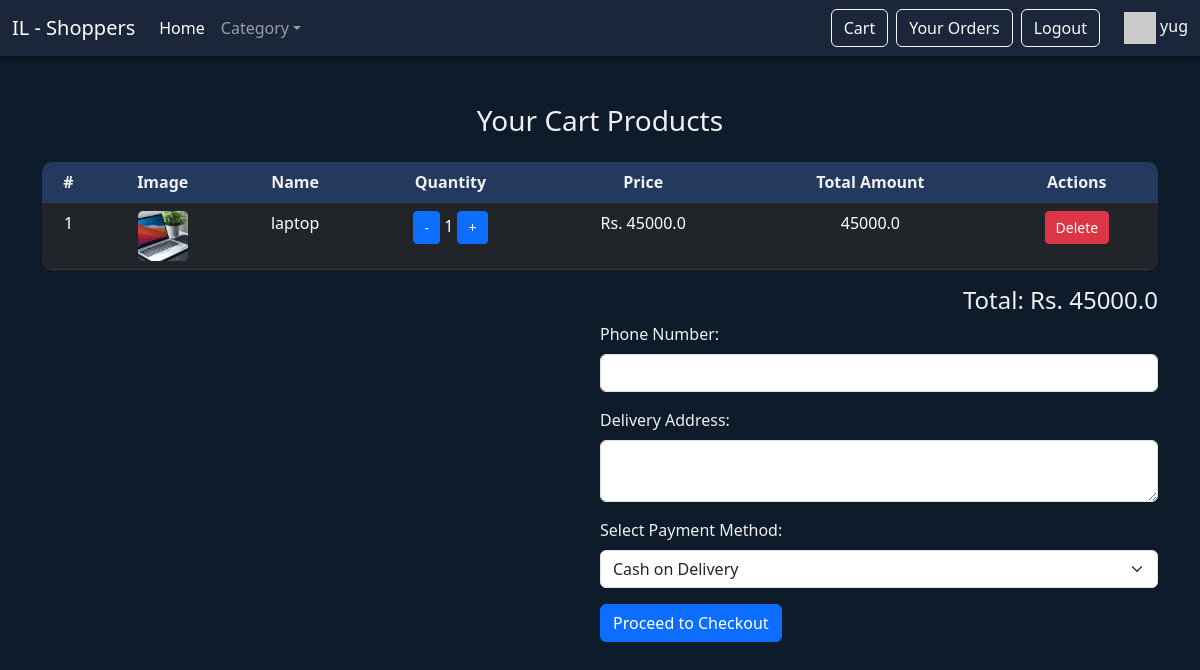
/showcart (signed in), run on the app's committed database.
### myapp/models.py (models this page shows, shortened)
class cart(models.Model):
    userid = models.ForeignKey(registermodel,on_delete=models.CASCADE)
    productid = models.ForeignKey(product,on_delete=models.CASCADE)
    quantity = models.IntegerField()
    totalamount = models.FloatField()
    orderstatus = models.IntegerField() # 1 - added , 0-orderplace/remove
    orderid = models.IntegerField() # default - 0 , update orderid when user placed the order

class product(models.Model):
    name = models.CharField(max_length=20)
    catid = models.ForeignKey(category,on_delete=models.CASCADE)
    pimage = models.ImageField(upload_to="photos")
    price = models.FloatField()
    description = models.TextField()
    status = models.CharField(max_length=20)
    sellerid = models.ForeignKey(registermodel,on_delete=models.CASCADE)
    def product_photo(self):
        return mark_safe('<img src="{}" width="100"/>'.format(self.pimage.url))
    product_photo.allow_tags = True

### myapp/views.py (the view)
# urls.py: path("showcart",views.showcart),
def showcart(request):
    userid__loggedin = request.session["log_id"]
    fetchdata = cart.objects.filter(userid=userid__loggedin,orderstatus=1)
    total = sum(item.totalamount for item in fetchdata)
    context = {
        "data":fetchdata,
        "total":total
    }
    return render(request,"cart.html",context)

### myapp/templates/cart.html (shortened to what this page needs)
<!DOCTYPE html>
<html lang="en">
<head>
    <link href="https://cdn.jsdelivr.net/npm/bootstrap@5.3.0-alpha3/dist/css/bootstrap.min.css" rel="stylesheet">
</head>
<body>
   <nav class="navbar navbar-expand-lg navbar-dark">
  <div class="container-fluid">
    <a class="navbar-brand" href="#">IL - Shoppers</a>
    <div class="collapse navbar-collapse" id="navbarNav">
      <ul class="navbar-nav me-auto mb-2 mb-lg-0">
        <li class="nav-item"><a class="nav-link active" href="#">Home</a></li>
        <li class="nav-item dropdown">
          <a class="nav-link dropdown-toggle" href="#" role="button" data-bs-toggle="dropdown" aria-expanded="false">Category</a>
        </li>
      </ul>
      <div class="d-flex align-items-center">
        {% if request.session.log_name %}
        {% if request.session.log_role == "user" %}
        <a class="btn btn-outline-light me-2" href="#"> Cart</a>
        <a class="btn btn-outline-light me-2" href="#">Your Orders</a>
        {% endif %}
        <a class="btn btn-outline-light me-2" href="/logout">Logout</a>
        <div class="user-info ms-3">
          <img src="https://via.placeholder.com/32" alt="User">
          <span class="text-light">{{ request.session.log_name }}</span>
        </div>
        {% else %}
                <a class="btn btn-outline-light me-2" href="/login">Login</a>
        <a class="btn btn-outline-light me-2" href="/register">Sign Up</a>
        {% endif %}
      </div>
    </div>
  </div>
</nav>
    <div class="container my-5">
        <h3 class="text-center mb-4">Your Cart Products</h3>
        <div class="table-responsive">
            <table class="table table-dark table-hover text-center">
                <thead>
                    <tr>
                        <th>#</th>
                        <th>Image</th>
                        <th>Name</th>
                        <th>Quantity</th>
                        <th>Price</th>
                        <th>Total Amount</th>
                        <th>Actions</th>
                    </tr>
                </thead>
                <tbody>
                    {% for i in data %}
                    <tr>
                        <td>{{ forloop.counter }}</td>
                        <td><img src="/media/{{ i.productid.pimage }}" class="product-img" alt="Product 2"></td>
                        <td>{{ i.productid.name }}</td>
                        <td>
                            <a href="/decrease/{{ i.id }}" class="btn btn-sm btn-primary btn-action">-</a>
                            {{ i.quantity }}
                            <a href="/increase/{{ i.id }}" class="btn btn-sm btn-primary btn-action">+</a>
                        </td>
                        <td>Rs. {{ i.productid.price }}</td>
                        <td>{{ i.totalamount }}</td>
                        <td>
                            <a href="/deleteitem/{{ i.id}}" class="btn btn-sm btn-danger btn-action">Delete</a>
                        </td>
                    </tr>
                {% endfor %}
                </tbody>
            </table>
            <h4 class="text-end">Total: Rs. {{ total }}</h4>
       <div class="d-flex justify-content-end">
   <div class="col-md-6">
       <form action="/placeorder" method="POST">
           <label for="phone" class="form-label">Phone Number:</label>
           <input type="text" name="phone" required class="form-control mb-3">
           <label for="address" class="form-label">Delivery Address:</label>
           <textarea name="address" required class="form-control mb-3"></textarea>
           <label for="payment" class="form-label">Select Payment Method:</label>
           <select name="payment" required class="form-select mb-3">
               <option value="Cash on Delivery">Cash on Delivery</option>
           </select>
           <button type="submit" class="btn btn-primary">Proceed to Checkout</button>
       </form>
   </div>
</div>
        </div>
    </div>
</body>
</html>

### myapp/templates/cart.html (style rules this page uses)
body { background-color: #0d1b2a; color: #f0f0f0; }
.navbar { background-color: #1b263b; box-shadow: 0 4px 6px rgba(0, 0, 0, 0.3); }
.table { background-color: #1b263b; border-radius: 10px; overflow: hidden; }
.table th { background-color: #23395d; color: #f0f0f0; }
.table tbody tr { transition: background-color 0.3s ease-in-out; }
.btn-action { padding: 5px 10px; font-size: 14px; }
.product-img { width: 50px; height: 50px; object-fit: cover; border-radius: 5px; }

### data on the page
cart: productid.pimage (picture), productid.name "laptop", quantity "1", productid.price "45000.0", totalamount "45000.0"

### other printed values
{{ request.session.log_name }} "yug"
{{ total }} "45000.0"
